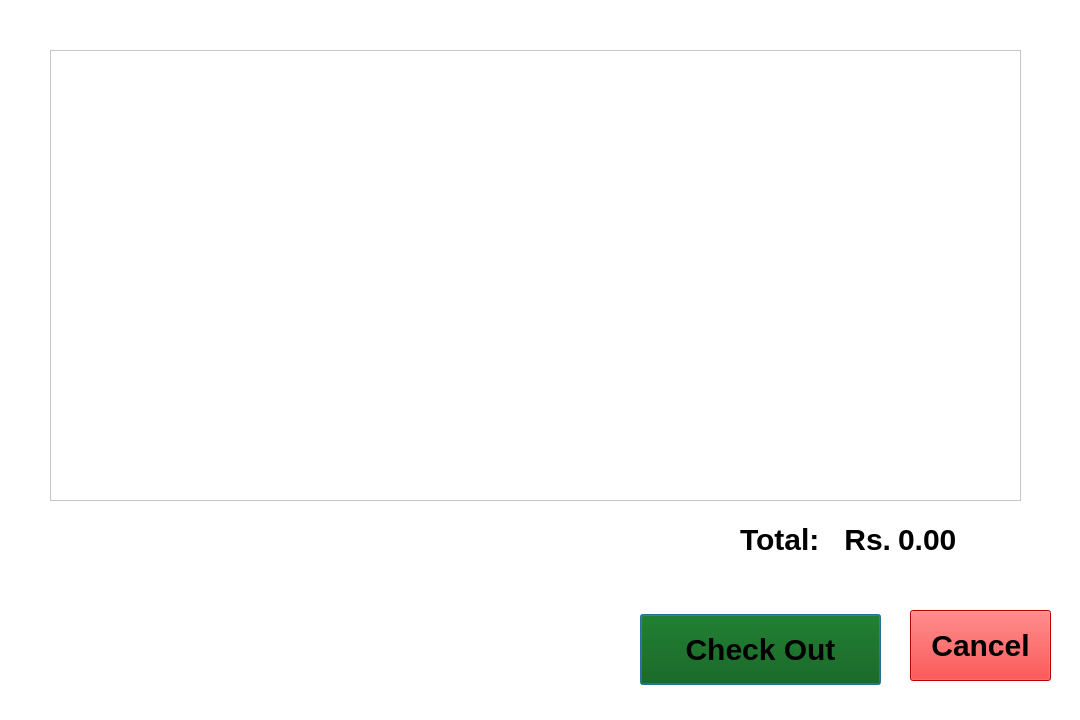
<?xml version="1.0" encoding="UTF-8"?>
<ui version="4.0">
 <class>Checkout</class>
 <widget class="QDialog" name="Checkout">
  <property name="geometry">
   <rect>
    <x>0</x>
    <y>0</y>
    <width>1080</width>
    <height>720</height>
   </rect>
  </property>
  <property name="minimumSize">
   <size>
    <width>1080</width>
    <height>720</height>
   </size>
  </property>
  <property name="maximumSize">
   <size>
    <width>1080</width>
    <height>720</height>
   </size>
  </property>
  <property name="windowTitle">
   <string>Checkout</string>
  </property>
  <property name="styleSheet">
   <string notr="true">QWidget
{
	border-image: none;
	background-color: rgb(255, 255, 255);
}
QLabel
{
	
	color: rgb(0, 0, 0);
	font-size: 30px;
	font: bold;
}
QPushButton
{
	
	color: rgb(0, 0, 0);
	font-size: 30px;
	font: bold;
}
QPushButton#pushButton_checkout
{
	background-color: rgb(0, 85, 0);
}
QPushButton#pushButton_cancel
{
	background-color: rgb(255, 0, 0);
}</string>
  </property>
  <widget class="QPushButton" name="pushButton_checkout">
   <property name="geometry">
    <rect>
     <x>640</x>
     <y>614</y>
     <width>241</width>
     <height>71</height>
    </rect>
   </property>
   <property name="text">
    <string>Check Out</string>
   </property>
  </widget>
  <widget class="QPushButton" name="pushButton_cancel">
   <property name="geometry">
    <rect>
     <x>910</x>
     <y>610</y>
     <width>141</width>
     <height>71</height>
    </rect>
   </property>
   <property name="text">
    <string>Cancel</string>
   </property>
  </widget>
  <widget class="QTableWidget" name="tableWidget">
   <property name="geometry">
    <rect>
     <x>50</x>
     <y>50</y>
     <width>971</width>
     <height>451</height>
    </rect>
   </property>
  </widget>
  <widget class="QWidget" name="">
   <property name="geometry">
    <rect>
     <x>740</x>
     <y>520</y>
     <width>281</width>
     <height>38</height>
    </rect>
   </property>
   <layout class="QHBoxLayout" name="horizontalLayout">
    <item>
     <widget class="QLabel" name="label_total">
      <property name="text">
       <string>Total:   Rs.</string>
      </property>
     </widget>
    </item>
    <item>
     <widget class="QLabel" name="label_showTotal">
      <property name="text">
       <string>0.00</string>
      </property>
     </widget>
    </item>
   </layout>
  </widget>
 </widget>
 <resources/>
 <connections/>
</ui>
